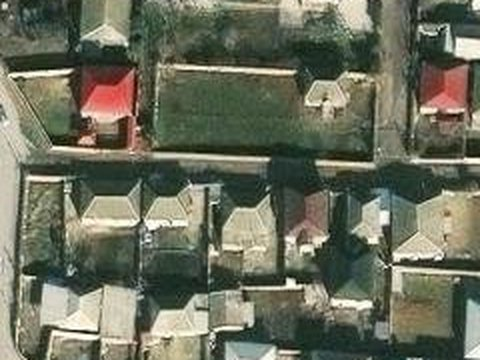
#> input picture images/pipeline/dl_ref.jpg, 480 x 360 px, given in place of baku_houses_2025.png, which was not available
$ python make_blending_gif.py
#> lines starting #> are read from the running program, lines starting #| are printed output that depends on the picture; pictures that were not available may be replaced by others from this repository, and a replacement may not be noted
"""Build images/pipeline/blending.gif: two overlapping pieces of the same scene
slide together and merge into one seamless image (pipeline step 5).

Input: images/houses/baku_houses_2025.png. Requires Pillow. Run from anywhere:
    python3 images/make_blending_gif.py
"""
from pathlib import Path

from PIL import Image, ImageDraw

ROOT = Path(__file__).resolve().parent.parent
SRC = ROOT / "images" / "houses" / "baku_houses_2025.png"
OUT = ROOT / "images" / "pipeline" / "blending.gif"

BG = (255, 255, 255)
C_A, C_B, C_ONE = (76, 123, 244), (240, 138, 36), (27, 44, 79)
W, H = 520, 260           # merged image
PIECE = 310               # width of each piece; they share 2 * PIECE - W px
PAD, GAP = 14, 16
CW, CH = 2 * PIECE + GAP + 2 * PAD, H + 2 * PAD
TINT, LINE = 0.22, 4
DT, SLIDE, MERGE = 80, 1200, 1000          # frame step, slide in, merge (ms)
HOLD_APART, HOLD_OVER, HOLD_ONE = 1000, 900, 2800


def scene():
    im = Image.open(SRC).convert("RGB")
    w, h = im.size
    cw = h * W // H
    return im.crop(((w - cw) // 2, 0, (w + cw) // 2, h)).resize((W, H), Image.LANCZOS)


def piece(im, colour, tint):
    return Image.blend(im, Image.new("RGB", im.size, colour), TINT * tint)


def frame(a, b, slide, merge):
    """slide: 0 apart -> 1 in place; merge: 0 two pieces -> 1 one image."""
    x0 = (CW - W) // 2
    ax = round(PAD + (x0 - PAD) * slide)
    bx = round(CW - PAD - PIECE + (x0 + W - PIECE - (CW - PAD - PIECE)) * slide)
    tint = 1 - merge
    out = Image.new("RGB", (CW, CH), BG)
    out.paste(piece(a, C_A, tint), (ax, PAD))
    pb = piece(b, C_B, tint)
    mask = Image.new("L", pb.size, 255)
    over = ax + PIECE - bx
    if over > 0:  # where the pieces overlap, both show through equally
        mask.paste(128, (0, 0, over, H))
    out.paste(pb, (bx, PAD), mask)

    lines = Image.new("RGBA", out.size, (0, 0, 0, 0))
    d = ImageDraw.Draw(lines)
    alpha = round(255 * tint)
    for x, c in ((ax, C_A), (bx, C_B)):
        d.rectangle((x, PAD, x + PIECE - 1, PAD + H - 1), outline=c + (alpha,), width=LINE)
    out = Image.alpha_composite(out.convert("RGBA"), lines)
    one = Image.new("RGBA", out.size, (0, 0, 0, 0))
    ImageDraw.Draw(one).rectangle((x0, PAD, x0 + W - 1, PAD + H - 1), outline=C_ONE + (255 - alpha,), width=LINE)
    return Image.alpha_composite(out, one).convert("RGB")


def main():
    im = scene()
#> in scene, im is the input picture: PIL image 480x360 RGB; mean R, G, B 107, 109.8, 92.1
    a, b = im.crop((0, 0, PIECE, H)), im.crop((W - PIECE, 0, W, H))
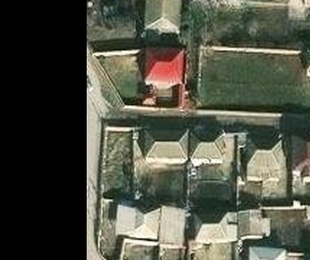
#> a: PIL image 310x260 RGB; mean R, G, B 78.6, 80.6, 67.5
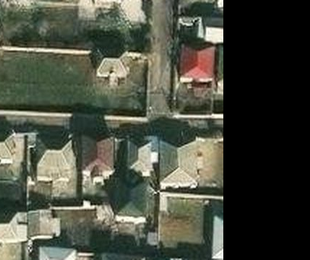
#> b: PIL image 310x260 RGB; mean R, G, B 72.9, 76.3, 63.6
    ease = lambda t: t * t * (3 - 2 * t)
    frames, durations = [frame(a, b, 0, 0)], [HOLD_APART]
#> in frame, `out = Image.new("RGB", (CW, CH), BG)`: out: PIL image 664x288 RGB; every value is 255
#> in piece, `return Image.blend(im, Image.new("RGB", im.size, colour), TINT * tint)`:
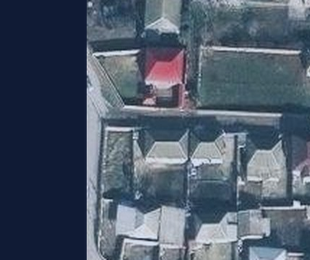
#> returned value: PIL image 310x260 RGB; mean R, G, B 77.5, 89.6, 105.8
#> call 2 of piece, with colour = (240, 138, 36), tint = 1
#> in piece (call 2), `return Image.blend(im, Image.new("RGB", im.size, colour), TINT * tint)`:
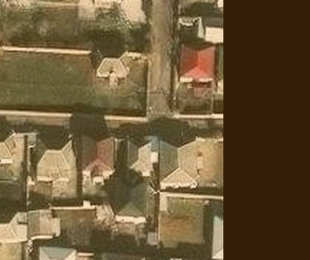
#> returned value: PIL image 310x260 RGB; mean R, G, B 109.1, 89.4, 56.9
#> in frame, `mask = Image.new("L", pb.size, 255)`: mask: PIL image 310x260 L; every value is 255
#> in frame, `lines = Image.new("RGBA", out.size, (0, 0, 0, 0))`: lines: PIL image 664x288 RGBA; every value is 0
#> in frame, `out = Image.alpha_composite(out.convert("RGBA"), lines)`:
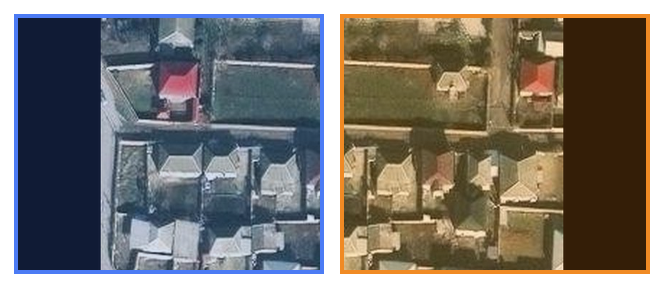
#> out: PIL image 664x288 RGBA; mean R, G, B, A 121.9, 117.5, 111.4, 255
#> durations = [1000]
    for i in range(1, SLIDE // DT + 1):
        frames.append(frame(a, b, ease(i / (SLIDE // DT)), 0)); durations.append(DT)
#> after the loop, durations = [1000, 80, 80, 80, 80, 80, 80, 80, 80, 80, 80, 80, 80, 80, 80, 80]; frames = 16 items
    durations[-1] = HOLD_OVER
    for i in range(1, MERGE // DT + 1):
        frames.append(frame(a, b, 1, ease(i / (MERGE // DT)))); durations.append(DT)
#> this loop made 12 passes
#> pass 1, in frame (call 17), `out = Image.alpha_composite(out.convert("RGBA"), lines)`:
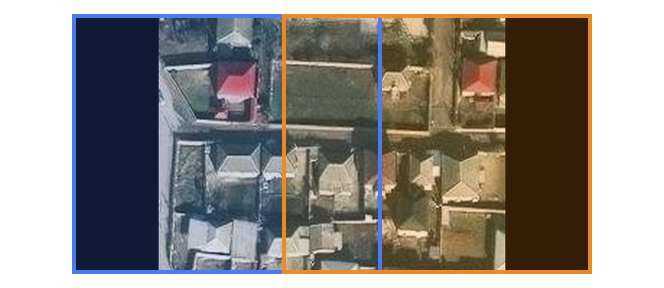
#> out: PIL image 664x288 RGBA; mean R, G, B, A 141.5, 137.1, 132, 255
#> after the loop, durations = 28 values, max 1000 at index 0, min 80 at index 1, mean 142.1; frames = 28 items
    durations[-1] = HOLD_ONE

    # one shared palette, taken from the tinted and the final frame
    ref = Image.new("RGB", (CW, CH * 2))
#> ref: PIL image 664x576 RGB; every value is 0
    ref.paste(frames[0], (0, 0)); ref.paste(frames[-1], (0, CH))
#> after `ref.paste(frames[-1], (0, CH))`:
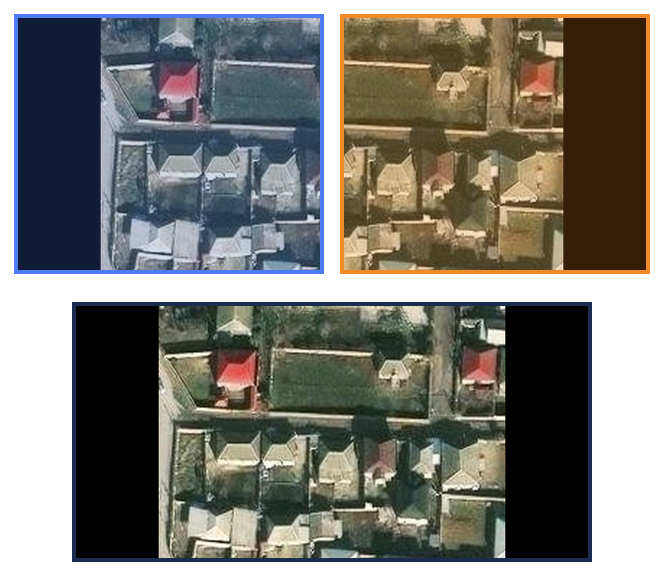
#> ref: PIL image 664x576 RGB; mean R, G, B 123.1, 121.8, 115.3
    pal = ref.quantize(256, method=Image.Quantize.MEDIANCUT)
    frames = [f.quantize(palette=pal, dither=Image.Dither.NONE) for f in frames]
    frames[0].save(OUT, save_all=True, append_images=frames[1:], duration=durations, loop=0, optimize=False)
    print(OUT, f"{OUT.stat().st_size / 1e6:.2f} MB", len(frames), "frames", (CW, CH))
#| images/pipeline/blending.gif 3.77 MB 28 frames (664, 288)


if __name__ == "__main__":
    main()
